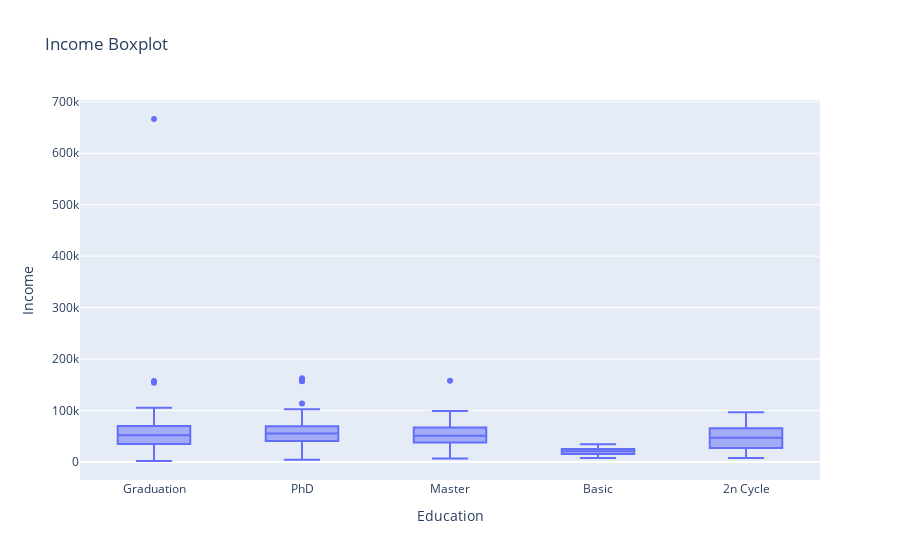

This figure's notebook cell:
### Code cell
px.box(data, y="Income", x="Education", title="Income Boxplot").show()

### Figure 1 — Plotly figure (JSON) as saved in the notebook; plotly's stock layout.template omitted (floating-point values rounded to 4 significant figures; data arrays with more than 128 entries replaced by an {"elided": "..."} marker saying what was removed)
{"data": [{"alignmentgroup": "True", "hovertemplate": "Education=%{x}<br>Income=%{y}<extra></extra>", "legendgroup": "", "marker": {"color": "#636efa"}, "name": "", "notched": false, "offsetgroup": "", "orientation": "v", "showlegend": false, "type": "box", "x": {"elided": "2213 str values"}, "x0": " ", "xaxis": "x", "y": {"elided": "2213 float values"}, "y0": " ", "yaxis": "y"}], "layout": {"boxmode": "group", "legend": {"tracegroupgap": 0}, "title": {"text": "Income Boxplot"}, "xaxis": {"anchor": "y", "domain": [0, 1], "title": {"text": "Education"}}, "yaxis": {"anchor": "x", "domain": [0, 1], "title": {"text": "Income"}}}}
